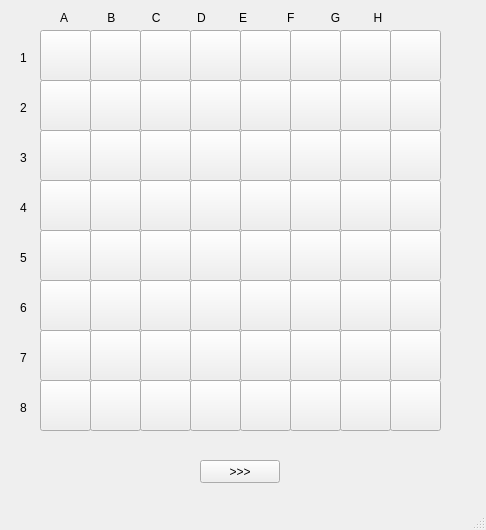
<?xml version="1.0" encoding="UTF-8"?>
<ui version="4.0">
 <class>MainWindow</class>
 <widget class="QMainWindow" name="MainWindow">
  <property name="geometry">
   <rect>
    <x>0</x>
    <y>0</y>
    <width>486</width>
    <height>530</height>
   </rect>
  </property>
  <property name="windowTitle">
   <string>CHECKERS AI - Almibaren</string>
  </property>
  <widget class="QWidget" name="centralwidget">
   <widget class="QPushButton" name="button11">
    <property name="geometry">
     <rect>
      <x>40</x>
      <y>30</y>
      <width>51</width>
      <height>51</height>
     </rect>
    </property>
    <property name="text">
     <string/>
    </property>
   </widget>
   <widget class="QPushButton" name="button12">
    <property name="geometry">
     <rect>
      <x>90</x>
      <y>30</y>
      <width>51</width>
      <height>51</height>
     </rect>
    </property>
    <property name="text">
     <string/>
    </property>
   </widget>
   <widget class="QPushButton" name="button14">
    <property name="geometry">
     <rect>
      <x>190</x>
      <y>30</y>
      <width>51</width>
      <height>51</height>
     </rect>
    </property>
    <property name="text">
     <string/>
    </property>
   </widget>
   <widget class="QPushButton" name="button13">
    <property name="geometry">
     <rect>
      <x>140</x>
      <y>30</y>
      <width>51</width>
      <height>51</height>
     </rect>
    </property>
    <property name="text">
     <string/>
    </property>
   </widget>
   <widget class="QPushButton" name="button15">
    <property name="geometry">
     <rect>
      <x>240</x>
      <y>30</y>
      <width>51</width>
      <height>51</height>
     </rect>
    </property>
    <property name="text">
     <string/>
    </property>
   </widget>
   <widget class="QPushButton" name="button16">
    <property name="geometry">
     <rect>
      <x>290</x>
      <y>30</y>
      <width>51</width>
      <height>51</height>
     </rect>
    </property>
    <property name="text">
     <string/>
    </property>
   </widget>
   <widget class="QPushButton" name="button18">
    <property name="geometry">
     <rect>
      <x>390</x>
      <y>30</y>
      <width>51</width>
      <height>51</height>
     </rect>
    </property>
    <property name="text">
     <string/>
    </property>
   </widget>
   <widget class="QPushButton" name="button17">
    <property name="geometry">
     <rect>
      <x>340</x>
      <y>30</y>
      <width>51</width>
      <height>51</height>
     </rect>
    </property>
    <property name="text">
     <string/>
    </property>
   </widget>
   <widget class="QPushButton" name="buttonPasar">
    <property name="geometry">
     <rect>
      <x>200</x>
      <y>460</y>
      <width>80</width>
      <height>23</height>
     </rect>
    </property>
    <property name="text">
     <string>&gt;&gt;&gt;</string>
    </property>
   </widget>
   <widget class="QPushButton" name="button22">
    <property name="geometry">
     <rect>
      <x>90</x>
      <y>80</y>
      <width>51</width>
      <height>51</height>
     </rect>
    </property>
    <property name="text">
     <string/>
    </property>
   </widget>
   <widget class="QPushButton" name="button28">
    <property name="geometry">
     <rect>
      <x>390</x>
      <y>80</y>
      <width>51</width>
      <height>51</height>
     </rect>
    </property>
    <property name="text">
     <string/>
    </property>
   </widget>
   <widget class="QPushButton" name="button23">
    <property name="geometry">
     <rect>
      <x>140</x>
      <y>80</y>
      <width>51</width>
      <height>51</height>
     </rect>
    </property>
    <property name="text">
     <string/>
    </property>
   </widget>
   <widget class="QPushButton" name="button26">
    <property name="geometry">
     <rect>
      <x>290</x>
      <y>80</y>
      <width>51</width>
      <height>51</height>
     </rect>
    </property>
    <property name="text">
     <string/>
    </property>
   </widget>
   <widget class="QPushButton" name="button21">
    <property name="geometry">
     <rect>
      <x>40</x>
      <y>80</y>
      <width>51</width>
      <height>51</height>
     </rect>
    </property>
    <property name="text">
     <string/>
    </property>
   </widget>
   <widget class="QPushButton" name="button25">
    <property name="geometry">
     <rect>
      <x>240</x>
      <y>80</y>
      <width>51</width>
      <height>51</height>
     </rect>
    </property>
    <property name="text">
     <string/>
    </property>
   </widget>
   <widget class="QPushButton" name="button24">
    <property name="geometry">
     <rect>
      <x>190</x>
      <y>80</y>
      <width>51</width>
      <height>51</height>
     </rect>
    </property>
    <property name="text">
     <string/>
    </property>
   </widget>
   <widget class="QPushButton" name="button27">
    <property name="geometry">
     <rect>
      <x>340</x>
      <y>80</y>
      <width>51</width>
      <height>51</height>
     </rect>
    </property>
    <property name="text">
     <string/>
    </property>
   </widget>
   <widget class="QPushButton" name="button32">
    <property name="geometry">
     <rect>
      <x>90</x>
      <y>130</y>
      <width>51</width>
      <height>51</height>
     </rect>
    </property>
    <property name="text">
     <string/>
    </property>
   </widget>
   <widget class="QPushButton" name="button38">
    <property name="geometry">
     <rect>
      <x>390</x>
      <y>130</y>
      <width>51</width>
      <height>51</height>
     </rect>
    </property>
    <property name="text">
     <string/>
    </property>
   </widget>
   <widget class="QPushButton" name="button33">
    <property name="geometry">
     <rect>
      <x>140</x>
      <y>130</y>
      <width>51</width>
      <height>51</height>
     </rect>
    </property>
    <property name="text">
     <string/>
    </property>
   </widget>
   <widget class="QPushButton" name="button36">
    <property name="geometry">
     <rect>
      <x>290</x>
      <y>130</y>
      <width>51</width>
      <height>51</height>
     </rect>
    </property>
    <property name="text">
     <string/>
    </property>
   </widget>
   <widget class="QPushButton" name="button31">
    <property name="geometry">
     <rect>
      <x>40</x>
      <y>130</y>
      <width>51</width>
      <height>51</height>
     </rect>
    </property>
    <property name="text">
     <string/>
    </property>
   </widget>
   <widget class="QPushButton" name="button35">
    <property name="geometry">
     <rect>
      <x>240</x>
      <y>130</y>
      <width>51</width>
      <height>51</height>
     </rect>
    </property>
    <property name="text">
     <string/>
    </property>
   </widget>
   <widget class="QPushButton" name="button34">
    <property name="geometry">
     <rect>
      <x>190</x>
      <y>130</y>
      <width>51</width>
      <height>51</height>
     </rect>
    </property>
    <property name="text">
     <string/>
    </property>
   </widget>
   <widget class="QPushButton" name="button37">
    <property name="geometry">
     <rect>
      <x>340</x>
      <y>130</y>
      <width>51</width>
      <height>51</height>
     </rect>
    </property>
    <property name="text">
     <string/>
    </property>
   </widget>
   <widget class="QPushButton" name="button42">
    <property name="geometry">
     <rect>
      <x>90</x>
      <y>180</y>
      <width>51</width>
      <height>51</height>
     </rect>
    </property>
    <property name="text">
     <string/>
    </property>
   </widget>
   <widget class="QPushButton" name="button48">
    <property name="geometry">
     <rect>
      <x>390</x>
      <y>180</y>
      <width>51</width>
      <height>51</height>
     </rect>
    </property>
    <property name="text">
     <string/>
    </property>
   </widget>
   <widget class="QPushButton" name="button43">
    <property name="geometry">
     <rect>
      <x>140</x>
      <y>180</y>
      <width>51</width>
      <height>51</height>
     </rect>
    </property>
    <property name="text">
     <string/>
    </property>
   </widget>
   <widget class="QPushButton" name="button46">
    <property name="geometry">
     <rect>
      <x>290</x>
      <y>180</y>
      <width>51</width>
      <height>51</height>
     </rect>
    </property>
    <property name="text">
     <string/>
    </property>
   </widget>
   <widget class="QPushButton" name="button41">
    <property name="geometry">
     <rect>
      <x>40</x>
      <y>180</y>
      <width>51</width>
      <height>51</height>
     </rect>
    </property>
    <property name="text">
     <string/>
    </property>
   </widget>
   <widget class="QPushButton" name="button45">
    <property name="geometry">
     <rect>
      <x>240</x>
      <y>180</y>
      <width>51</width>
      <height>51</height>
     </rect>
    </property>
    <property name="text">
     <string/>
    </property>
   </widget>
   <widget class="QPushButton" name="button44">
    <property name="geometry">
     <rect>
      <x>190</x>
      <y>180</y>
      <width>51</width>
      <height>51</height>
     </rect>
    </property>
    <property name="text">
     <string/>
    </property>
   </widget>
   <widget class="QPushButton" name="button47">
    <property name="geometry">
     <rect>
      <x>340</x>
      <y>180</y>
      <width>51</width>
      <height>51</height>
     </rect>
    </property>
    <property name="text">
     <string/>
    </property>
   </widget>
   <widget class="QPushButton" name="button52">
    <property name="geometry">
     <rect>
      <x>90</x>
      <y>230</y>
      <width>51</width>
      <height>51</height>
     </rect>
    </property>
    <property name="text">
     <string/>
    </property>
   </widget>
   <widget class="QPushButton" name="button58">
    <property name="geometry">
     <rect>
      <x>390</x>
      <y>230</y>
      <width>51</width>
      <height>51</height>
     </rect>
    </property>
    <property name="text">
     <string/>
    </property>
   </widget>
   <widget class="QPushButton" name="button53">
    <property name="geometry">
     <rect>
      <x>140</x>
      <y>230</y>
      <width>51</width>
      <height>51</height>
     </rect>
    </property>
    <property name="text">
     <string/>
    </property>
   </widget>
   <widget class="QPushButton" name="button56">
    <property name="geometry">
     <rect>
      <x>290</x>
      <y>230</y>
      <width>51</width>
      <height>51</height>
     </rect>
    </property>
    <property name="text">
     <string/>
    </property>
   </widget>
   <widget class="QPushButton" name="button51">
    <property name="geometry">
     <rect>
      <x>40</x>
      <y>230</y>
      <width>51</width>
      <height>51</height>
     </rect>
    </property>
    <property name="text">
     <string/>
    </property>
   </widget>
   <widget class="QPushButton" name="button55">
    <property name="geometry">
     <rect>
      <x>240</x>
      <y>230</y>
      <width>51</width>
      <height>51</height>
     </rect>
    </property>
    <property name="text">
     <string/>
    </property>
   </widget>
   <widget class="QPushButton" name="button54">
    <property name="geometry">
     <rect>
      <x>190</x>
      <y>230</y>
      <width>51</width>
      <height>51</height>
     </rect>
    </property>
    <property name="text">
     <string/>
    </property>
   </widget>
   <widget class="QPushButton" name="button57">
    <property name="geometry">
     <rect>
      <x>340</x>
      <y>230</y>
      <width>51</width>
      <height>51</height>
     </rect>
    </property>
    <property name="text">
     <string/>
    </property>
   </widget>
   <widget class="QPushButton" name="button62">
    <property name="geometry">
     <rect>
      <x>90</x>
      <y>280</y>
      <width>51</width>
      <height>51</height>
     </rect>
    </property>
    <property name="text">
     <string/>
    </property>
   </widget>
   <widget class="QPushButton" name="button68">
    <property name="geometry">
     <rect>
      <x>390</x>
      <y>280</y>
      <width>51</width>
      <height>51</height>
     </rect>
    </property>
    <property name="text">
     <string/>
    </property>
   </widget>
   <widget class="QPushButton" name="button63">
    <property name="geometry">
     <rect>
      <x>140</x>
      <y>280</y>
      <width>51</width>
      <height>51</height>
     </rect>
    </property>
    <property name="text">
     <string/>
    </property>
   </widget>
   <widget class="QPushButton" name="button66">
    <property name="geometry">
     <rect>
      <x>290</x>
      <y>280</y>
      <width>51</width>
      <height>51</height>
     </rect>
    </property>
    <property name="text">
     <string/>
    </property>
   </widget>
   <widget class="QPushButton" name="button61">
    <property name="geometry">
     <rect>
      <x>40</x>
      <y>280</y>
      <width>51</width>
      <height>51</height>
     </rect>
    </property>
    <property name="text">
     <string/>
    </property>
   </widget>
   <widget class="QPushButton" name="button65">
    <property name="geometry">
     <rect>
      <x>240</x>
      <y>280</y>
      <width>51</width>
      <height>51</height>
     </rect>
    </property>
    <property name="text">
     <string/>
    </property>
   </widget>
   <widget class="QPushButton" name="button64">
    <property name="geometry">
     <rect>
      <x>190</x>
      <y>280</y>
      <width>51</width>
      <height>51</height>
     </rect>
    </property>
    <property name="text">
     <string/>
    </property>
   </widget>
   <widget class="QPushButton" name="button67">
    <property name="geometry">
     <rect>
      <x>340</x>
      <y>280</y>
      <width>51</width>
      <height>51</height>
     </rect>
    </property>
    <property name="text">
     <string/>
    </property>
   </widget>
   <widget class="QPushButton" name="button72">
    <property name="geometry">
     <rect>
      <x>90</x>
      <y>330</y>
      <width>51</width>
      <height>51</height>
     </rect>
    </property>
    <property name="text">
     <string/>
    </property>
   </widget>
   <widget class="QPushButton" name="button78">
    <property name="geometry">
     <rect>
      <x>390</x>
      <y>330</y>
      <width>51</width>
      <height>51</height>
     </rect>
    </property>
    <property name="text">
     <string/>
    </property>
   </widget>
   <widget class="QPushButton" name="button73">
    <property name="geometry">
     <rect>
      <x>140</x>
      <y>330</y>
      <width>51</width>
      <height>51</height>
     </rect>
    </property>
    <property name="text">
     <string/>
    </property>
   </widget>
   <widget class="QPushButton" name="button76">
    <property name="geometry">
     <rect>
      <x>290</x>
      <y>330</y>
      <width>51</width>
      <height>51</height>
     </rect>
    </property>
    <property name="text">
     <string/>
    </property>
   </widget>
   <widget class="QPushButton" name="button71">
    <property name="geometry">
     <rect>
      <x>40</x>
      <y>330</y>
      <width>51</width>
      <height>51</height>
     </rect>
    </property>
    <property name="text">
     <string/>
    </property>
   </widget>
   <widget class="QPushButton" name="button75">
    <property name="geometry">
     <rect>
      <x>240</x>
      <y>330</y>
      <width>51</width>
      <height>51</height>
     </rect>
    </property>
    <property name="text">
     <string/>
    </property>
   </widget>
   <widget class="QPushButton" name="button74">
    <property name="geometry">
     <rect>
      <x>190</x>
      <y>330</y>
      <width>51</width>
      <height>51</height>
     </rect>
    </property>
    <property name="text">
     <string/>
    </property>
   </widget>
   <widget class="QPushButton" name="button77">
    <property name="geometry">
     <rect>
      <x>340</x>
      <y>330</y>
      <width>51</width>
      <height>51</height>
     </rect>
    </property>
    <property name="text">
     <string/>
    </property>
   </widget>
   <widget class="QPushButton" name="button82">
    <property name="geometry">
     <rect>
      <x>90</x>
      <y>380</y>
      <width>51</width>
      <height>51</height>
     </rect>
    </property>
    <property name="text">
     <string/>
    </property>
   </widget>
   <widget class="QPushButton" name="button88">
    <property name="geometry">
     <rect>
      <x>390</x>
      <y>380</y>
      <width>51</width>
      <height>51</height>
     </rect>
    </property>
    <property name="text">
     <string/>
    </property>
   </widget>
   <widget class="QPushButton" name="button83">
    <property name="geometry">
     <rect>
      <x>140</x>
      <y>380</y>
      <width>51</width>
      <height>51</height>
     </rect>
    </property>
    <property name="text">
     <string/>
    </property>
   </widget>
   <widget class="QPushButton" name="button86">
    <property name="geometry">
     <rect>
      <x>290</x>
      <y>380</y>
      <width>51</width>
      <height>51</height>
     </rect>
    </property>
    <property name="text">
     <string/>
    </property>
   </widget>
   <widget class="QPushButton" name="button81">
    <property name="geometry">
     <rect>
      <x>40</x>
      <y>380</y>
      <width>51</width>
      <height>51</height>
     </rect>
    </property>
    <property name="text">
     <string/>
    </property>
   </widget>
   <widget class="QPushButton" name="button85">
    <property name="geometry">
     <rect>
      <x>240</x>
      <y>380</y>
      <width>51</width>
      <height>51</height>
     </rect>
    </property>
    <property name="text">
     <string/>
    </property>
   </widget>
   <widget class="QPushButton" name="button84">
    <property name="geometry">
     <rect>
      <x>190</x>
      <y>380</y>
      <width>51</width>
      <height>51</height>
     </rect>
    </property>
    <property name="text">
     <string/>
    </property>
   </widget>
   <widget class="QPushButton" name="button87">
    <property name="geometry">
     <rect>
      <x>340</x>
      <y>380</y>
      <width>51</width>
      <height>51</height>
     </rect>
    </property>
    <property name="text">
     <string/>
    </property>
   </widget>
   <widget class="QLabel" name="label">
    <property name="geometry">
     <rect>
      <x>60</x>
      <y>10</y>
      <width>371</width>
      <height>16</height>
     </rect>
    </property>
    <property name="text">
     <string>A            B           C           D          E            F           G          H</string>
    </property>
   </widget>
   <widget class="QLabel" name="label_2">
    <property name="geometry">
     <rect>
      <x>20</x>
      <y>50</y>
      <width>59</width>
      <height>15</height>
     </rect>
    </property>
    <property name="text">
     <string>1</string>
    </property>
   </widget>
   <widget class="QLabel" name="label_3">
    <property name="geometry">
     <rect>
      <x>20</x>
      <y>100</y>
      <width>59</width>
      <height>15</height>
     </rect>
    </property>
    <property name="text">
     <string>2</string>
    </property>
   </widget>
   <widget class="QLabel" name="label_4">
    <property name="geometry">
     <rect>
      <x>20</x>
      <y>150</y>
      <width>59</width>
      <height>15</height>
     </rect>
    </property>
    <property name="text">
     <string>3</string>
    </property>
   </widget>
   <widget class="QLabel" name="label_5">
    <property name="geometry">
     <rect>
      <x>20</x>
      <y>200</y>
      <width>59</width>
      <height>15</height>
     </rect>
    </property>
    <property name="text">
     <string>4</string>
    </property>
   </widget>
   <widget class="QLabel" name="label_6">
    <property name="geometry">
     <rect>
      <x>20</x>
      <y>250</y>
      <width>59</width>
      <height>15</height>
     </rect>
    </property>
    <property name="text">
     <string>5</string>
    </property>
   </widget>
   <widget class="QLabel" name="label_7">
    <property name="geometry">
     <rect>
      <x>20</x>
      <y>300</y>
      <width>59</width>
      <height>15</height>
     </rect>
    </property>
    <property name="text">
     <string>6</string>
    </property>
   </widget>
   <widget class="QLabel" name="label_8">
    <property name="geometry">
     <rect>
      <x>20</x>
      <y>350</y>
      <width>59</width>
      <height>15</height>
     </rect>
    </property>
    <property name="text">
     <string>7</string>
    </property>
   </widget>
   <widget class="QLabel" name="label_9">
    <property name="geometry">
     <rect>
      <x>20</x>
      <y>400</y>
      <width>59</width>
      <height>15</height>
     </rect>
    </property>
    <property name="text">
     <string>8</string>
    </property>
   </widget>
  </widget>
  <widget class="QMenuBar" name="menubar">
   <property name="geometry">
    <rect>
     <x>0</x>
     <y>0</y>
     <width>486</width>
     <height>20</height>
    </rect>
   </property>
  </widget>
  <widget class="QStatusBar" name="statusbar"/>
 </widget>
 <resources/>
 <connections/>
</ui>
